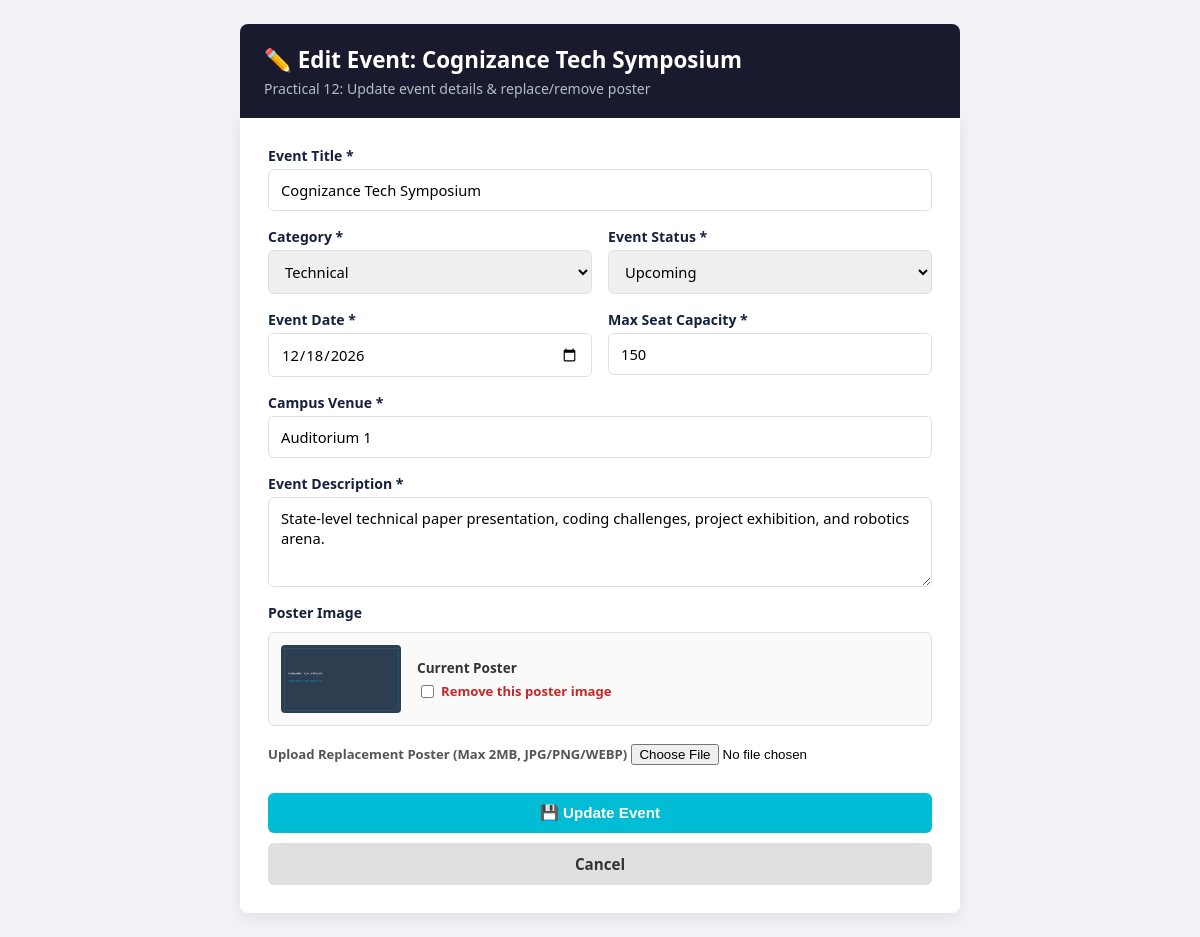
The app's page /edit_event.php?id=4 with its own data.
### tables this page shows
CREATE TABLE IF NOT EXISTS `events` (
  `id` INT AUTO_INCREMENT PRIMARY KEY,
  `title` VARCHAR(150) NOT NULL,
  `category` VARCHAR(50) NOT NULL,
  `description` TEXT NOT NULL,
  `event_date` DATE NOT NULL,
  `venue` VARCHAR(100) NOT NULL,
  `max_participants` INT UNSIGNED NOT NULL DEFAULT 100,
  `poster_url` VARCHAR(255) DEFAULT NULL,
  `status` ENUM('upcoming', 'completed', 'cancelled') NOT NULL DEFAULT 'upcoming',
  `created_at` TIMESTAMP DEFAULT CURRENT_TIMESTAMP,
  INDEX `idx_event_date` (`event_date`),
  INDEX `idx_category` (`category`),
  INDEX `idx_status` (`status`)
);

### edit_event.php (the view, shortened to what this page needs)
<?php
$id = (int)($_GET['id'] ?? $_POST['id'] ?? 0);
$event = null;
try {
    $pdo = getDBConnection();
    $stmt = $pdo->prepare("SELECT * FROM events WHERE id = ? LIMIT 1");
    $stmt->execute([$id]);
    $event = $stmt->fetch();
} catch (Exception $e) {
    $_SESSION['flash_error'] = "Database error: " . $e->getMessage();
    header('Location: index.php');
    exit;
}
?>
<!DOCTYPE html>
<html lang="en">
<head>
</head>
<body>
    <div class="container">
        <header>
            <h1>✏️ Edit Event: <?= htmlspecialchars($event['title']) ?></h1>
            <p>Practical 12: Update event details & replace/remove poster</p>
        </header>
        <div class="card" style="border-radius: 0 0 var(--radius) var(--radius);">
            <form method="POST" action="edit_event.php?id=<?= $id ?>" enctype="multipart/form-data" novalidate>
                <div class="form-grid">
                    <div class="form-group full-width">
                        <label for="title">Event Title *</label>
                        <input type="text" id="title" name="title" value="<?= htmlspecialchars($event['title']) ?>" required>
                    </div>
                    <div class="form-group">
                        <label for="category">Category *</label>
                        <select id="category" name="category" required>
                            <option value="Technical" <?= $event['category'] === 'Technical' ? 'selected' : '' ?>>Technical</option>
                        </select>
                    </div>
                    <div class="form-group">
                        <label for="status">Event Status *</label>
                        <select id="status" name="status" required>
                            <option value="upcoming" <?= $event['status'] === 'upcoming' ? 'selected' : '' ?>>Upcoming</option>
                        </select>
                    </div>
                    <div class="form-group">
                        <label for="event_date">Event Date *</label>
                        <input type="date" id="event_date" name="event_date" value="<?= htmlspecialchars($event['event_date']) ?>" required>
                    </div>
                    <div class="form-group">
                        <label for="max_participants">Max Seat Capacity *</label>
                        <input type="number" id="max_participants" name="max_participants" min="1" max="5000"
                               value="<?= htmlspecialchars((string)$event['max_participants']) ?>" required>
                    </div>
                    <div class="form-group full-width">
                        <label for="venue">Campus Venue *</label>
                        <input type="text" id="venue" name="venue" value="<?= htmlspecialchars($event['venue']) ?>" required>
                    </div>
                    <div class="form-group full-width">
                        <label for="description">Event Description *</label>
                        <textarea id="description" name="description" required><?= htmlspecialchars($event['description']) ?></textarea>
                    </div>
                    <div class="form-group full-width">
                        <label>Poster Image</label>
                        <?php if (!empty($event['poster_url']) && file_exists(__DIR__ . '/' . $event['poster_url'])): ?>
                            <div class="preview-box">
                                <img src="<?= htmlspecialchars($event['poster_url']) ?>" alt="Current Poster" class="preview-img">
                                <div>
                                    <span style="font-size:0.85rem; font-weight:600; color:#333;">Current Poster</span><br>
                                    <label style="font-size:0.82rem; color:var(--color-danger); cursor:pointer; display:inline-flex; align-items:center; gap:4px; margin-top:4px;">
                                        <input type="checkbox" name="remove_poster" value="1">
                                        Remove this poster image
                                    </label>
                                </div>
                            </div>
                        <?php endif; ?>
                        <div style="margin-top: 10px;">
                            <label for="poster" style="font-size:0.82rem; color:#555;">Upload Replacement Poster (Max 2MB, JPG/PNG/WEBP)</label>
                            <input type="file" id="poster" name="poster" accept=".jpg,.jpeg,.png,.webp" style="margin-top:4px;">
                        </div>
                    </div>
                    <div class="form-group full-width btn-group">
                        <button type="submit" class="btn btn-save">💾 Update Event</button>
                        <a href="index.php" class="btn btn-cancel">Cancel</a>
                    </div>
                </div>
            </form>
        </div>
    </div>
</body>
</html>

### edit_event.php (style rules this page uses)
:root { --color-primary: #1a1a2e; --color-primary-lt: #16213e; --color-accent: #00bcd4; --color-accent-dark: #0097a7; --color-bg: #f0f2f5; --color-card: #ffffff; --color-danger: #c62828; --color-danger-bg: #ffcdd2; --color-border: #dde1e6; --radius: 8px; --shadow: 0 4px 14px rgba(0,0,0,0.08); --font-sans: 'Segoe UI', Tahoma, Geneva, Verdana, sans-serif; }
* { box-sizing: border-box; }
body { font-family: var(--font-sans); background: var(--color-bg); margin: 0; padding: 24px 16px; }
.container { max-width: 720px; margin: 0 auto; }
.card { background: var(--color-card); border-radius: var(--radius); padding: 28px; box-shadow: var(--shadow); }
header { background: var(--color-primary); color: #fff; padding: 20px 24px; border-radius: var(--radius) var(--radius) 0 0; }
header h1 { margin: 0 0 4px; font-size: 1.4rem; }
header p { margin: 0; color: #b0bec5; font-size: 0.88rem; }
.form-grid { display: grid; grid-template-columns: 1fr 1fr; gap: 16px; }
.full-width { grid-column: 1 / -1; }
.form-group { display: flex; flex-direction: column; gap: 4px; }
label { font-size: 0.88rem; font-weight: 600; color: var(--color-primary-lt); }
input[type="text"], input[type="date"], input[type="number"], select, textarea { padding: 10px 12px; border: 1px solid var(--color-border); border-radius: 6px; font-size: 0.92rem; outline: none; font-family: inherit; }
textarea { resize: vertical; min-height: 90px; }
.preview-box { display: flex; align-items: center; gap: 16px; background: #fafafa; border: 1px solid var(--color-border); border-radius: 6px; padding: 12px; margin-top: 6px; }
.preview-img { width: 120px; height: 68px; object-fit: cover; border-radius: 4px; }
.btn-group { display: flex; gap: 10px; margin-top: 12px; }
.btn { padding: 11px 20px; border-radius: 6px; font-weight: 600; font-size: 0.95rem; cursor: pointer; border: none; text-decoration: none; }
.btn-save { background: var(--color-accent); color: #fff; flex: 1; }
.btn-cancel { background: #e0e0e0; color: #333; text-align: center; }

### records on screen
events: title "Cognizance Tech Symposium", category "Technical", status "Upcoming", event_date "12/18/2026", max_participants "150", venue "Auditorium 1", description "State-level technical paper presentation, coding challenges, project exhibition, and robotics arena.", poster_url (picture)
